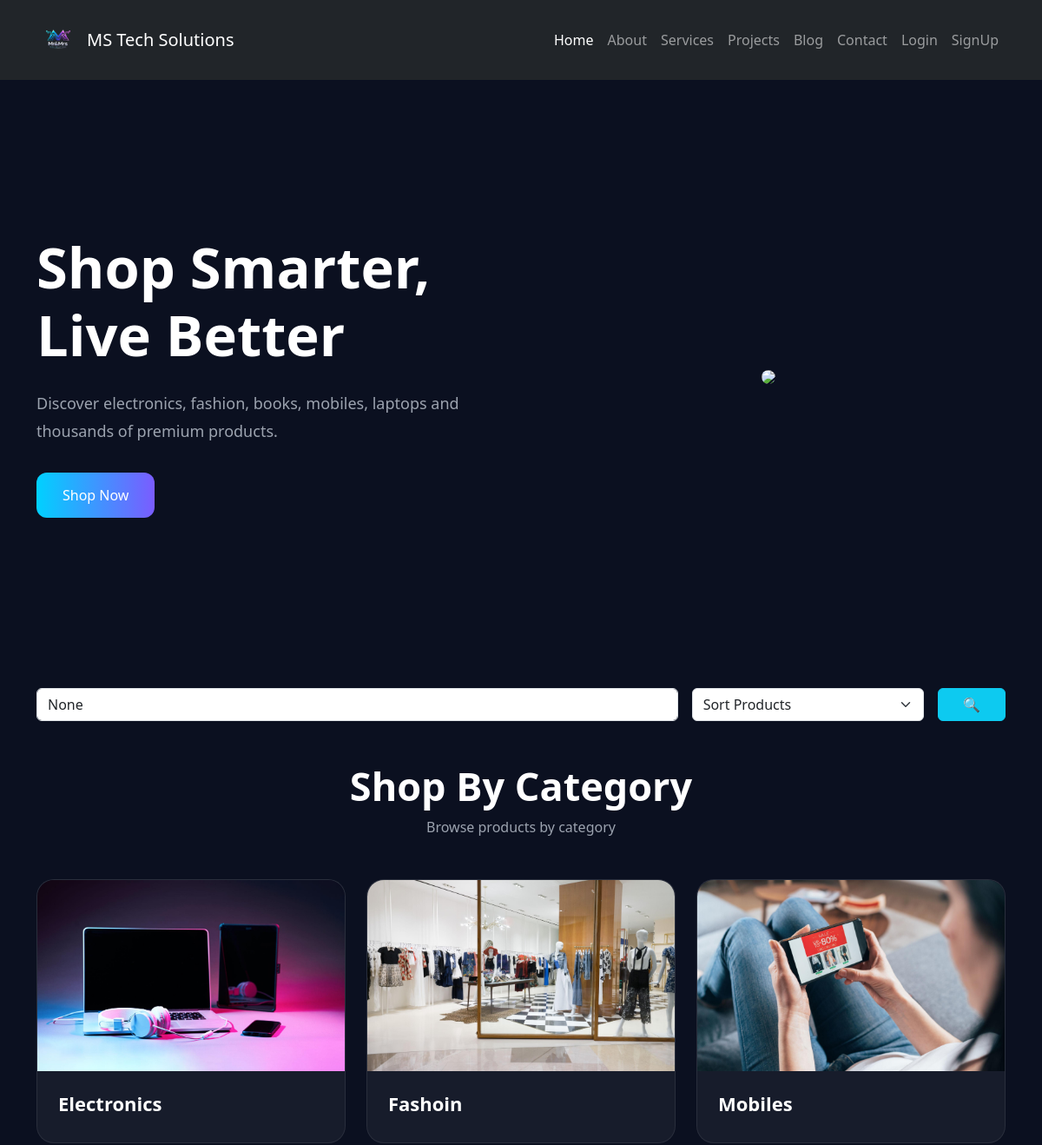
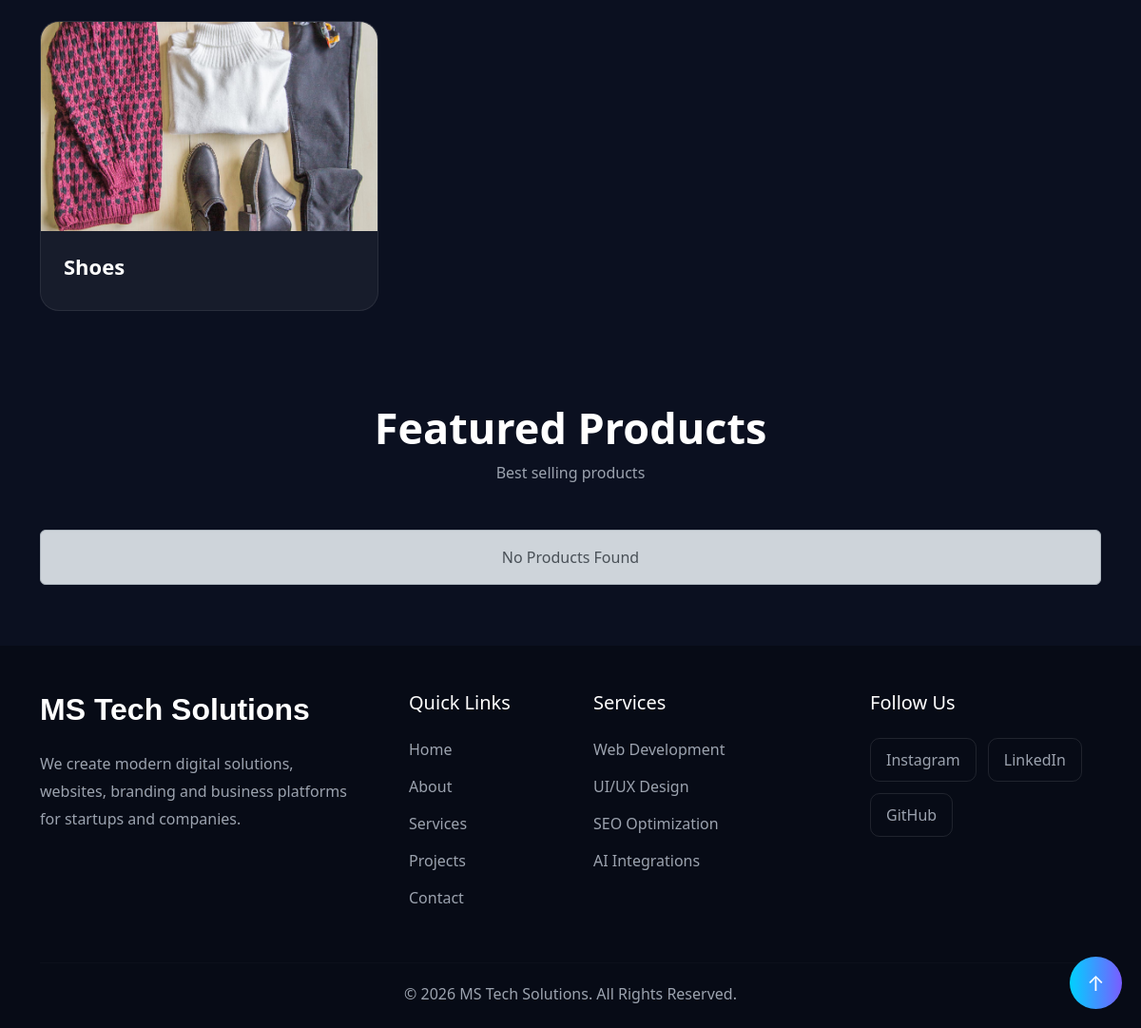
The app's page /ecommerce/ with its own data (2 pictures, top to bottom).
### E_commerce_app/models.py (models this page shows, shortened)
class Category(models.Model):
    name = models.CharField(
        max_length=100,
        unique=True
    )
    slug = models.SlugField(
        unique=True,
        blank=True
    )
    image = models.ImageField(
        upload_to='categories/',
        blank=True,
        null = True
    )

### E_commerce_app/views.py (the view)
# urls.py: path('', views.ecom_homepage, name='ecom_homepage'),
def ecom_homepage(request):
    query = request.GET.get('query')
    sort = request.GET.get('sort')
    categories = Category.objects.all()
    featured_products = Product.objects.filter(
        is_featured=True
    )[:8]
    product = Product.objects.all()
    if query:
        product = product.filter(
            Q(title__icontains=query) |
            Q(description__icontains=query) |
            Q(category__name__icontains=query)
        )
    if sort == 'low':
        product = product.order_by(
            'price'
        )
    elif sort == 'high':
        product = product.order_by(
            '-price'
        )
    elif sort == 'latest':
        product = product.order_by(
            '-created_at'
        )
    context = {
        'categories': categories,
        'featured_products': featured_products,
        'product': product,
        'query': query,
        'sort': sort
    }
    return render(
        request,
        'ecom_app/ecom_homepage.html',
        context
    )

### E_commerce_app/context_processors.py (called while the page is built)
def cart_count(request):
    count = 0
    if request.user.is_authenticated:
        count = Cart.objects.filter(
            user=request.user
        ).count()
    return {
        'cart_count': count
    }

### E_commerce_app/templates/ecom_app/ecom_homepage.html (shortened to what this page needs)
{% extends 'base.html' %}
{% block content %}
<section class="hero-section">
<div class="container">
<div class="row align-items-center">
<div class="col-lg-6">
<h1 class="hero-title">
Shop Smarter,
Live Better
</h1>
<p class="hero-text mt-4">
Discover electronics, fashion,
books, mobiles, laptops and
thousands of premium products.
</p>
<a
href="#products"
class="btn hero-btn mt-3">
Shop Now
</a>
</div>
<div class="col-lg-6 text-center">
<img
src="https://images.unsplash.com/photo-1607082349566-187342175e2f"
class="img-fluid rounded-4">
</div>
</div>
</div>
</section>
<div class="container">
    <div class="row g-4">
<form method="GET">
<div class="row g-3">
<div class="col-md-8">
<input
type="text"
name="query"
value="{{ query }}"
class="form-control"
placeholder="Search Products...">
</div>
<div class="col-md-3">
<select
name="sort"
class="form-select">
    <option value="">
        Sort Products
    </option>
</select>
</div>
<div class="col-md-1">
<button
class="btn btn-info w-100">
🔍
</button>
</div>
</div>
</form>
    </div>
</div>
<section class="py-5">
<div class="container">
<div class="text-center mb-5">
<h2 class="section-title">
Shop By Category
</h2>
<p class="section-subtitle">
Browse products by category
</p>
</div>
<div class="row g-4">
{% for category in categories %}
<div class="col-md-6 col-lg-4">
<a
href="{% url 'category_products' category.slug %}"
class="text-decoration-none">
<div class="category-card">
{% if category.image %}
<img
src="{{ category.image.url }}"
class="category-image">
{% endif %}
<div class="p-4">
<h3 class="category-name">
{{ category.name }}
</h3>
</div>
</div>
</a>
</div>
{% endfor %}
</div>
</div>
</section>
<section
id="products"
class="py-5">
<div class="container">
<div class="text-center mb-5">
<h2 class="section-title">
Featured Products
</h2>
<p class="section-subtitle">
Best selling products
</p>
</div>
<div class="row g-4">
{% for product in products %}
<div class="col-md-6 col-lg-3">
<div class="product-card">
{% if product.image %}
<img
src="{{ product.image.url }}"
class="product-image">
{% endif %}
<div class="p-4">
<h4 class="product-title">
{{ product.title }}
</h4>
<p class="product-price">
₹{{ product.price }}
</p>
<a
href="{% url 'product_detail' product.slug %}"
class="btn view-btn w-100">
View Product
</a>
</div>
</div>
</div>
{% empty %}
<div class="col-12">
    <div class="alert alert-dark text-center">
        No Products Found
    </div>
</div>
{% endfor %}
</div>
</div>
</section>
{% endblock %}

### E_commerce_app/templates/ecom_app/ecom_homepage.html (style rules this page uses)
body { background:#0B1020; }
.hero-section { min-height:90vh; display:flex; align-items:center; }
.hero-title { color:white; font-size:65px; font-weight:800; line-height:1.2; }
.hero-text { color:#9CA3AF; font-size:18px; line-height:1.8; }
.hero-btn { background:linear-gradient( 90deg, #00D1FF, #7A5CFF ); border:none; color:white; padding:14px 30px; border-radius:12px; }
.section-title { color:white; font-size:45px; font-weight:700; }
.section-subtitle { color:#9CA3AF; }
.category-card { background:rgba(255,255,255,0.05); border:1px solid rgba(255,255,255,0.08); border-radius:20px; overflow:hidden; transition:.4s; height:100%; }
.category-image { width:100%; height:220px; object-fit:cover; }
.category-name { color:white; font-size:22px; font-weight:600; }

### records on screen
Category: image (picture), name "Electronics"
Category: image (picture), name "Fashoin"
Category: image (picture), name "Mobiles"
Category: image (picture), name "Shoes"
